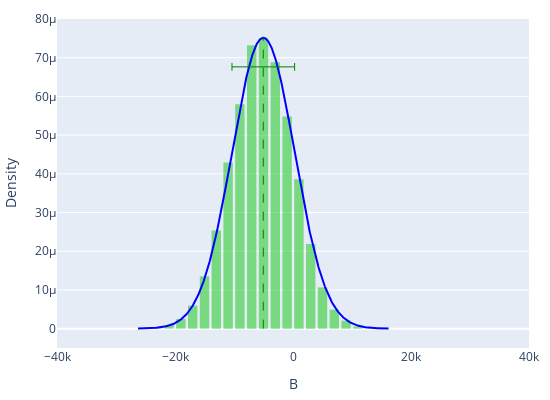

The cell this chart's notebook holds for it:
### Code cell
def check_distribution(params, save_to_file=False):
    mlwe = MLWE(params)
    input_bytes = mlwe.get_random_bytes()
    A = mlwe.generate_A(input_bytes)
    A_lwe = transform_matrix_lwe(A.to_list())[0] # take a single A vector
    A_lwe %= params['q']  # Ensure A_lwe is in the range [0, q)
    A_lwe[A_lwe > params['q'] // 2] -= params['q']  # Adjust values to be in the range [-q/2, q/2]

    num_samples = 50000
    
    b_values = np.zeros(num_samples)
    secrets = np.zeros((num_samples, params['n']))
    errors = np.zeros(num_samples)

    for i in range(num_samples):
        input_bytes = mlwe.get_random_bytes()
        secret = mlwe.generate_secret(input_bytes)
        secret_lwe = transform_vector_lwe(secret.to_list())
        secret_lwe[secret_lwe > params['q'] // 2] -= params['q']
        secrets[i] = secret_lwe

        error = mlwe.generate_error(input_bytes)
        error_lwe = transform_vector_lwe(error.to_list())[0:1]
        error_lwe[error_lwe > params['q'] // 2] -= params['q']
        errors[i] = error_lwe.item()

        B_lwe = A_lwe @ secret_lwe + error_lwe
        b_values[i] = B_lwe.item()

    # Compute expected and variances
    mean_s, _, std_s = get_vector_distribution(params, params['secret_type'], params.get("hw", -1))
    mean_e, _, std_e = get_vector_distribution(params, params['error_type'])

    mean_b, _, std_b = get_b_distribution(params, A_lwe)

    # Compute observed mean and stds
    observed_s = np.mean(secrets)
    observed_e = np.mean(errors)
    observed_b = np.mean(b_values)

    observed_s_std = np.std(secrets)
    observed_e_std = np.std(errors)
    observed_b_std = np.std(b_values)

    print(f"Secret expected distribution: {mean_s}, {std_s}")
    print(f"Secret observed distribution: {observed_s}, {observed_s_std}")

    print(f"Error expected distribution: {mean_e}, {std_e}")
    print(f"Error observed distribution: {observed_e}, {observed_e_std}")

    print(f"B expected distribution: {mean_b}, {std_b}")
    print(f"B observed distribution: {observed_b}, {observed_b_std}")

    # Generate x values for the normal distribution
    x = np.linspace(mean_b - 4 * std_b, mean_b + 4 * std_b, 1000)

    # Compute the PDF of the normal distribution
    pdf = norm.pdf(x, loc=mean_b.item(), scale=std_b.item())
    # Create traces for plotly
    hist = go.Histogram(
        x=b_values,
        nbinsx=30,
        histnorm='probability density',
        opacity=0.6,
        name='Observed B values',
        marker=dict(color="limegreen"),
        showlegend=False
    )
    normal_curve = go.Scatter(
        x=x,
        y=pdf,
        mode='lines',
        name='Normal Distribution',
        line=dict(color='blue'),
        showlegend=False
    )

    # Add vertical line for mean (no legend, no annotation)
    mean_line = go.Scatter(
        x=[mean_b, mean_b],
        y=[0, max(pdf)*1.0],
        mode='lines',
        line=dict(color='green', dash="dash", width=1),
        showlegend=False
    )

    # Add range line for std (-1 to +1 std), thinner line, no legend, no markers
    std_y = max(pdf)*0.9
    std_x0 = mean_b - std_b
    std_x1 = mean_b + std_b

    std_range = go.Scatter(
        x=[std_x0, std_x1],
        y=[std_y, std_y],
        mode='lines',
        line=dict(color='green', width=1),
        showlegend=False
    )

    # Add vertical end lines for std range (like |---|)
    std_end_left = go.Scatter(
        x=[std_x0, std_x0],
        y=[std_y-1e-6, std_y+1e-6],
        mode='lines',
        line=dict(color='green', width=1),
        showlegend=False
    )
    std_end_right = go.Scatter(
        x=[std_x1, std_x1],
        y=[std_y-1e-6, std_y+1e-6],
        mode='lines',
        line=dict(color='green', width=1),
        showlegend=False
    )

    layout = go.Layout(
        xaxis=dict(title='B', range=[-40e3, 40e3]),
        yaxis=dict(title='Density', range=[-5e-6, 80e-6]),
        bargap=0.2,
        margin=dict(l=20, r=20, t=10, b=20),
        width=550,
        height=400,
        showlegend=False
    )

    fig = go.Figure(
        data=[hist, normal_curve, mean_line, std_range, std_end_left, std_end_right],
        layout=layout
    )
    pyo.iplot(fig)

    if save_to_file:
        # Save as PDF using kaleido
        fig.write_image(f'b_{params["secret_type"]}_distr.pdf', format='pdf')

    # Example: compute z-scores for b_values
    b_mean = np.mean(b_values, keepdims=True)
    b_dev = b_values - b_mean
    z_scores = b_dev / observed_b_std
    mean_z = np.mean(z_scores)
    std_z = np.std(z_scores)
    print(f"Z-score mean: {mean_z}, std: {std_z}")

params = get_default_params()
params.update({
    'n': 100,
    'q': 3329,
    'k': 1,
    'secret_type': 'binary',
    'error_type': 'cbd',
    'seed': 0,
})

check_distribution(params, save_to_file=True)

### Figure 1 — Plotly figure (JSON) as saved in the notebook; plotly's stock layout.template omitted (floating-point values rounded to 4 significant figures; data arrays with more than 128 entries replaced by an {"elided": "..."} marker saying what was removed)
{"data": [{"histnorm": "probability density", "marker": {"color": "limegreen"}, "name": "Observed B values", "nbinsx": 30, "opacity": 0.6, "showlegend": false, "type": "histogram", "x": {"elided": "50000 float values"}}, {"line": {"color": "blue"}, "mode": "lines", "name": "Normal Distribution", "showlegend": false, "type": "scatter", "x": {"elided": "1000 float values"}, "y": {"elided": "1000 float values"}}, {"line": {"color": "green", "dash": "dash", "width": 1}, "mode": "lines", "showlegend": false, "type": "scatter", "x": [-5034, -5034], "y": [0, 7.515e-05]}, {"line": {"color": "green", "width": 1}, "mode": "lines", "showlegend": false, "type": "scatter", "x": [-10340.0, 274.5], "y": [6.764e-05, 6.764e-05]}, {"line": {"color": "green", "width": 1}, "mode": "lines", "showlegend": false, "type": "scatter", "x": [-10340.0, -10340.0], "y": [6.664e-05, 6.864e-05]}, {"line": {"color": "green", "width": 1}, "mode": "lines", "showlegend": false, "type": "scatter", "x": [274.5, 274.5], "y": [6.664e-05, 6.864e-05]}], "layout": {"bargap": 0.2, "height": 400, "margin": {"b": 20, "l": 20, "r": 20, "t": 10}, "showlegend": false, "width": 550, "xaxis": {"range": [-40000, 40000], "title": {"text": "B"}}, "yaxis": {"range": [-5e-06, 8e-05], "title": {"text": "Density"}}}}
